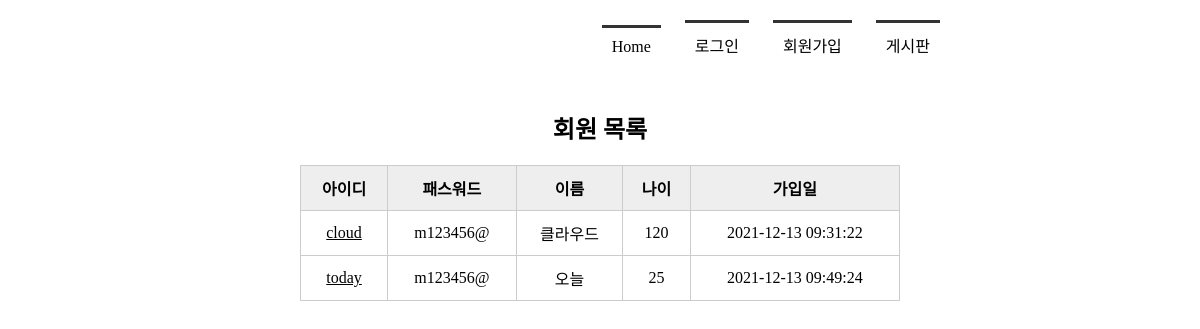
The app's page /member_list, older data.
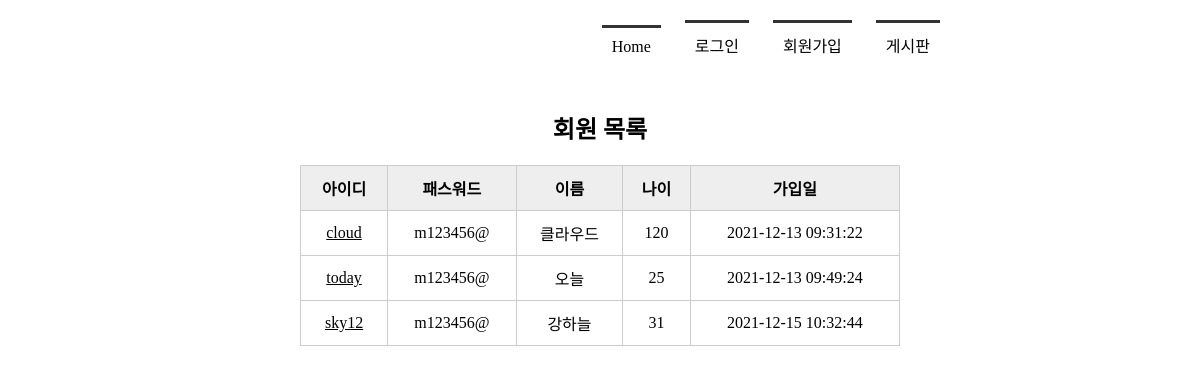
The same page, newer data.
### tables this page shows
CREATE TABLE member(
            mid CHAR(5) PRIMARY KEY,
            passwd CHAR(8) NOT NULL,
            name TEXT NOT NULL,
            age INTEGER,
            regDate TIMESTAMP DATE DEFAULT (datetime('now', 'localtime'))
        );

### app.py (the view)
@app.route('/member_list')
def member_list():
    conn = getconn()
    cur = conn.cursor()
    sql = "SELECT * FROM member"
    cur.execute(sql)
    rs = cur.fetchall()
    conn.close()
    return render_template('member_list.html', rs=rs)

### app.py (called while the page is built)
def getconn():
    conn = sqlite3.connect('./memberdb.db')
    return conn

### templates/member_list.html (shortened to what this page needs)
<!DOCTYPE html>
<html lang="ko">
<head>
    <link rel="stylesheet" href="{{ url_for('static', filename='css/style.css') }}">
</head>
<body>
    <div id="container">
        {% include 'nav_bar.html' %}
        <section>
            <h1>회원 목록</h1>
            <table>
                <tr>
                    <th>아이디</th><th>패스워드</th><th>이름</th><th>나이</th><th>가입일</th>
                </tr>
                {% for i in rs %}
                <tr>
                    <td><a href="{{ url_for('member_view', id=i[0]) }}">{{ i[0] }}</a></td>
                    <td>{{ i[1] }}</td>
                    <td>{{ i[2] }}</td>
                    <td>{{ i[3] }}</td>
                    <td>{{ i[4] }}</td>
                </tr>
                {% endfor %}
            </table>
        </section>
    </div>
</body>
</html>

Row changes from the older to the newer data that the page shows:
added member: mid "sky12", passwd "m123456@", name "강하늘", age "31", regDate "2021-12-15 10:32:44"
